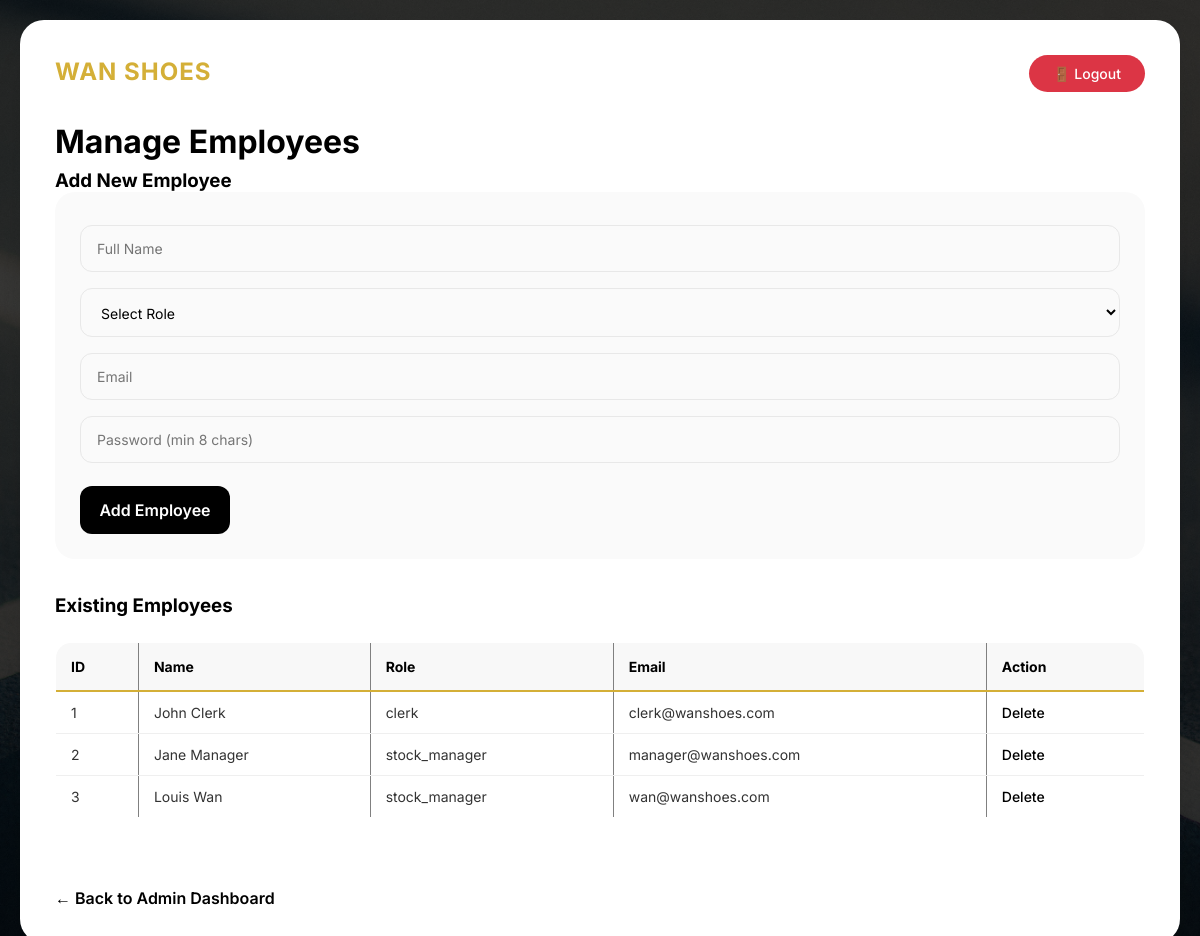
Page /employees/employees.php (signed in) on the committed database.
### tables this page shows
CREATE TABLE `employees` (
  `employee_id` int(11) NOT NULL,
  `name` varchar(100) NOT NULL,
  `role` enum('clerk','stock_manager') NOT NULL,
  `email` varchar(100) NOT NULL,
  `password` varchar(255) NOT NULL
);

### employees/employees.php (the view, shortened to what this page needs)
<?php
$conn = mysqli_connect("localhost", "root", "", "wan_shoes_db");
$employees = mysqli_query($conn, "SELECT * FROM employees");
?>
<!DOCTYPE html>
<html>
<head>
    <link rel="stylesheet" href="css/style.css">
</head>
<body>
    <div class="dashboard">
        <div style="display: flex; justify-content: space-between; align-items: center; margin-bottom: 30px;">
            <div class="logo">WAN SHOES</div>
            <a href="logout.php" style="background: #dc3545; color: white; padding: 10px 24px; border-radius: 30px; text-decoration: none; font-size: 14px; font-weight: 500;">🚪 Logout</a>
        </div>
        <h1>Manage Employees</h1>
        <h3>Add New Employee</h3>
        <form method="POST" onsubmit="return validateEmployee()">
            <input type="text" id="emp_name" name="name" placeholder="Full Name" required>
            <select id="emp_role" name="role">
                <option value="">Select Role</option>
            </select>
            <input type="email" id="emp_email" name="email" placeholder="Email" required>
            <input type="password" id="emp_password" name="password" placeholder="Password (min 8 chars)" required>
            <button type="submit" name="add">Add Employee</button>
        </form>
        <h3>Existing Employees</h3>
        <table border="1" cellpadding="10">
            <tr>
                <th>ID</th><th>Name</th><th>Role</th><th>Email</th><th>Action</th>
            </tr>
            <?php while($row = mysqli_fetch_assoc($employees)): ?>
            <tr>
                <td><?php echo $row['employee_id']; ?></td>
                <td><?php echo $row['name']; ?></td>
                <td><?php echo $row['role']; ?></td>
                <td><?php echo $row['email']; ?></td>
                <td><a href="?delete=<?php echo $row['employee_id']; ?>" onclick="return confirmDelete('<?php echo $row['name']; ?>')">Delete</a></td>
            </tr>
            <?php endwhile; ?>
        </table>
        <br>
        <a href="admin.php" class="back-link">← Back to Admin Dashboard</a>
    </div>
</body>
</html>

### css/style.css (style rules this page uses)
* { margin: 0; padding: 0; box-sizing: border-box; }
body { font-family: 'Inter', 'Segoe UI', Tahoma, Geneva, Verdana, sans-serif; background: linear-gradient(rgba(0, 0, 0, 0.7), rgba(0, 0, 0, 0.7)), url('../images/bg.jpg'); background-size: cover; background-position: center; background-repeat: no-repeat; background-attachment: fixed; min-height: 100vh; display: flex; justify-content: center; align-items: center; padding: 20px; }
input, select { width: 100%; padding: 14px 16px; margin: 10px 0; border: 1.5px solid #e8e8e8; border-radius: 12px; font-size: 14px; transition: all 0.3s ease; background: #fafafa; font-family: inherit; }
button { width: 100%; padding: 14px; background: #000000; color: white; border: none; border-radius: 12px; cursor: pointer; font-size: 16px; font-weight: 600; transition: all 0.3s ease; margin-top: 15px; font-family: inherit; }
.dashboard { background: #ffffff; border-radius: 24px; padding: 35px; max-width: 1300px; width: 100%; margin: 0 auto; box-shadow: 0 25px 50px rgba(0, 0, 0, 0.15); animation: fadeIn 0.5s ease; }
.dashboard .logo { font-size: 24px; font-weight: 700; color: #d4af37; margin-bottom: 5px; letter-spacing: 1px; }
.dashboard h1 { color: #000000; font-size: 32px; font-weight: 700; margin-bottom: 8px; }
table { width: 100%; border-collapse: collapse; margin: 25px 0; font-size: 14px; border-radius: 16px; overflow: hidden; }
th { background: #f8f8f8; color: #000000; padding: 15px; text-align: left; font-weight: 700; border-bottom: 2px solid #d4af37; }
td { padding: 12px 15px; border-bottom: 1px solid #efefef; color: #333333; }
td a { color: #000000; text-decoration: none; margin-right: 12px; font-weight: 500; transition: color 0.2s; }
.dashboard form { background: #fafafa; padding: 25px; border-radius: 20px; margin-bottom: 35px; }
.dashboard form input, .dashboard form select { margin: 8px 0; }
.dashboard form button { width: auto; min-width: 150px; margin-top: 10px; }
.back-link { display: inline-block; margin-top: 25px; color: #000000; text-decoration: none; font-weight: 600; transition: color 0.2s; }

### rows in the picture
employees: employee_id "1", name "John Clerk", role "clerk", email "clerk@wanshoes.com"
employees: employee_id "2", name "Jane Manager", role "stock_manager", email "manager@wanshoes.com"
employees: employee_id "3", name "Louis Wan", role "stock_manager", email "wan@wanshoes.com"
